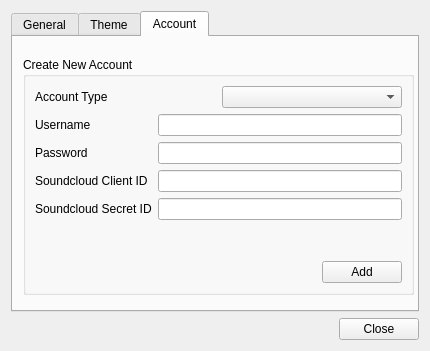
<?xml version="1.0" encoding="UTF-8"?>
<ui version="4.0">
 <class>prefsDialog</class>
 <widget class="QDialog" name="prefsDialog">
  <property name="enabled">
   <bool>true</bool>
  </property>
  <property name="geometry">
   <rect>
    <x>0</x>
    <y>0</y>
    <width>430</width>
    <height>351</height>
   </rect>
  </property>
  <property name="sizePolicy">
   <sizepolicy hsizetype="Fixed" vsizetype="Fixed">
    <horstretch>0</horstretch>
    <verstretch>0</verstretch>
   </sizepolicy>
  </property>
  <property name="windowTitle">
   <string>Preferences</string>
  </property>
  <layout class="QVBoxLayout" name="verticalLayout">
   <item>
    <widget class="QTabWidget" name="tabWidget">
     <property name="tabPosition">
      <enum>QTabWidget::North</enum>
     </property>
     <property name="currentIndex">
      <number>2</number>
     </property>
     <widget class="QWidget" name="generalPrefs">
      <attribute name="title">
       <string>General</string>
      </attribute>
      <layout class="QGridLayout" name="gridLayout">
       <item row="0" column="0">
        <widget class="QLabel" name="label">
         <property name="text">
          <string>Watched Folders</string>
         </property>
        </widget>
       </item>
       <item row="1" column="0" colspan="2">
        <widget class="QListWidget" name="watchedList"/>
       </item>
       <item row="2" column="0">
        <widget class="QPushButton" name="removePath">
         <property name="text">
          <string>Remove Selected</string>
         </property>
        </widget>
       </item>
       <item row="2" column="1">
        <widget class="QPushButton" name="addPath">
         <property name="text">
          <string>Add Folder</string>
         </property>
        </widget>
       </item>
      </layout>
     </widget>
     <widget class="QWidget" name="themePrefs">
      <attribute name="title">
       <string>Theme</string>
      </attribute>
      <layout class="QGridLayout" name="gridLayout_2">
       <item row="1" column="0" colspan="2">
        <widget class="QGroupBox" name="groupBox_2">
         <property name="title">
          <string>Light/Dark</string>
         </property>
         <layout class="QVBoxLayout" name="verticalLayout_2">
          <item>
           <layout class="QHBoxLayout" name="horizontalLayout">
            <item>
             <widget class="QRadioButton" name="darkTheme">
              <property name="text">
               <string>Dark Theme</string>
              </property>
             </widget>
            </item>
            <item>
             <widget class="QRadioButton" name="lightTheme">
              <property name="text">
               <string>Light Theme</string>
              </property>
             </widget>
            </item>
            <item>
             <widget class="QRadioButton" name="customTheme">
              <property name="text">
               <string>Custom CSS File</string>
              </property>
             </widget>
            </item>
           </layout>
          </item>
         </layout>
        </widget>
       </item>
       <item row="3" column="1">
        <widget class="QLabel" name="buttonColorLabel">
         <property name="frameShape">
          <enum>QFrame::Box</enum>
         </property>
         <property name="lineWidth">
          <number>2</number>
         </property>
         <property name="text">
          <string>color</string>
         </property>
        </widget>
       </item>
       <item row="3" column="0">
        <widget class="QPushButton" name="buttonColorButton">
         <property name="text">
          <string>Button Color</string>
         </property>
        </widget>
       </item>
       <item row="4" column="0">
        <spacer name="verticalSpacer">
         <property name="orientation">
          <enum>Qt::Vertical</enum>
         </property>
         <property name="sizeHint" stdset="0">
          <size>
           <width>20</width>
           <height>40</height>
          </size>
         </property>
        </spacer>
       </item>
       <item row="2" column="0">
        <spacer name="verticalSpacer_2">
         <property name="orientation">
          <enum>Qt::Vertical</enum>
         </property>
         <property name="sizeHint" stdset="0">
          <size>
           <width>20</width>
           <height>40</height>
          </size>
         </property>
        </spacer>
       </item>
       <item row="0" column="0">
        <spacer name="verticalSpacer_3">
         <property name="orientation">
          <enum>Qt::Vertical</enum>
         </property>
         <property name="sizeHint" stdset="0">
          <size>
           <width>20</width>
           <height>40</height>
          </size>
         </property>
        </spacer>
       </item>
      </layout>
     </widget>
     <widget class="QWidget" name="accountPrefs">
      <attribute name="title">
       <string>Account</string>
      </attribute>
      <widget class="QGroupBox" name="groupBox_3">
       <property name="geometry">
        <rect>
         <x>10</x>
         <y>20</y>
         <width>391</width>
         <height>238</height>
        </rect>
       </property>
       <property name="font">
        <font>
         <underline>false</underline>
        </font>
       </property>
       <property name="title">
        <string>Create New Account</string>
       </property>
       <layout class="QVBoxLayout" name="verticalLayout_5">
        <item>
         <layout class="QVBoxLayout" name="verticalLayout_6">
          <item>
           <layout class="QHBoxLayout" name="horizontalLayout_4">
            <item>
             <layout class="QHBoxLayout" name="horizontalLayout_6">
              <item>
               <widget class="QLabel" name="label_5">
                <property name="text">
                 <string>Account Type</string>
                </property>
               </widget>
              </item>
              <item>
               <widget class="QComboBox" name="srcComboBox"/>
              </item>
             </layout>
            </item>
           </layout>
          </item>
          <item>
           <layout class="QFormLayout" name="formLayout_2">
            <item row="0" column="0">
             <widget class="QLabel" name="label_8">
              <property name="text">
               <string>Username</string>
              </property>
             </widget>
            </item>
            <item row="0" column="1">
             <widget class="QLineEdit" name="usernameEdit"/>
            </item>
            <item row="1" column="0">
             <widget class="QLabel" name="label_9">
              <property name="text">
               <string>Password</string>
              </property>
             </widget>
            </item>
            <item row="1" column="1">
             <widget class="QLineEdit" name="passwordEdit">
              <property name="text">
               <string/>
              </property>
             </widget>
            </item>
            <item row="2" column="0">
             <widget class="QLabel" name="label_10">
              <property name="text">
               <string>Soundcloud Client ID</string>
              </property>
             </widget>
            </item>
            <item row="2" column="1">
             <widget class="QLineEdit" name="s_clientEdit">
              <property name="text">
               <string/>
              </property>
             </widget>
            </item>
            <item row="3" column="0">
             <widget class="QLabel" name="label_11">
              <property name="text">
               <string>Soundcloud Secret ID</string>
              </property>
             </widget>
            </item>
            <item row="3" column="1">
             <widget class="QLineEdit" name="s_secretEdit">
              <property name="autoFillBackground">
               <bool>false</bool>
              </property>
              <property name="text">
               <string/>
              </property>
             </widget>
            </item>
           </layout>
          </item>
         </layout>
        </item>
        <item>
         <layout class="QHBoxLayout" name="horizontalLayout_7">
          <item>
           <spacer name="horizontalSpacer_3">
            <property name="orientation">
             <enum>Qt::Horizontal</enum>
            </property>
            <property name="sizeHint" stdset="0">
             <size>
              <width>40</width>
              <height>20</height>
             </size>
            </property>
           </spacer>
          </item>
          <item>
           <widget class="QPushButton" name="addButton">
            <property name="text">
             <string>Add</string>
            </property>
           </widget>
          </item>
         </layout>
        </item>
       </layout>
      </widget>
     </widget>
    </widget>
   </item>
   <item>
    <widget class="QDialogButtonBox" name="buttonBox">
     <property name="orientation">
      <enum>Qt::Horizontal</enum>
     </property>
     <property name="standardButtons">
      <set>QDialogButtonBox::Close</set>
     </property>
    </widget>
   </item>
  </layout>
 </widget>
 <resources/>
 <connections>
  <connection>
   <sender>buttonBox</sender>
   <signal>rejected()</signal>
   <receiver>prefsDialog</receiver>
   <slot>reject()</slot>
   <hints>
    <hint type="sourcelabel">
     <x>316</x>
     <y>260</y>
    </hint>
    <hint type="destinationlabel">
     <x>286</x>
     <y>274</y>
    </hint>
   </hints>
  </connection>
  <connection>
   <sender>buttonBox</sender>
   <signal>accepted()</signal>
   <receiver>prefsDialog</receiver>
   <slot>accept()</slot>
   <hints>
    <hint type="sourcelabel">
     <x>248</x>
     <y>254</y>
    </hint>
    <hint type="destinationlabel">
     <x>157</x>
     <y>274</y>
    </hint>
   </hints>
  </connection>
 </connections>
</ui>
